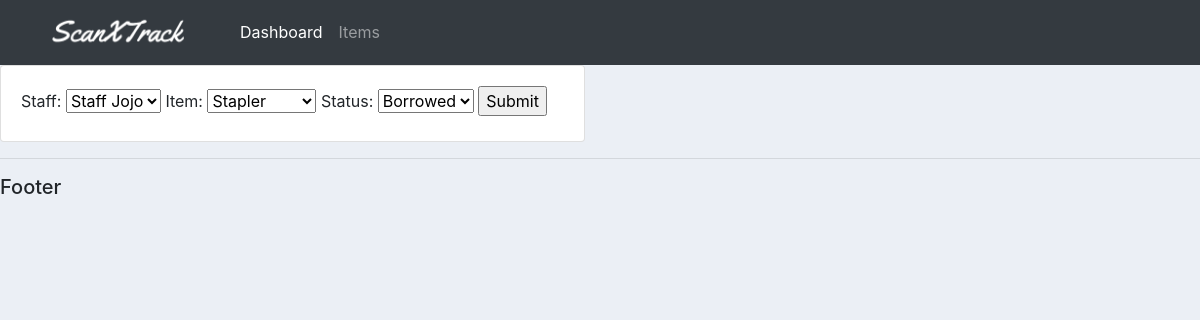
The app's page /update_borrow/1, older data.
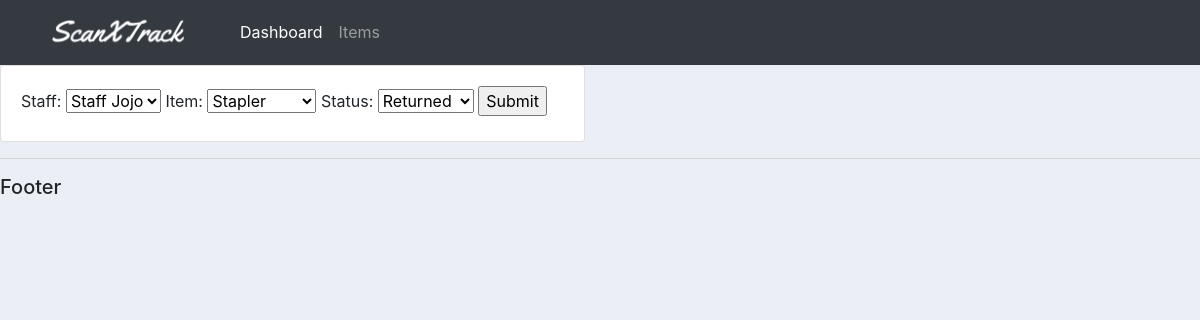
The same page, newer data.
### accounts/models.py (models this page shows, shortened)
class Borrowed_items(models.Model):
    STATUS = (
        ('Borrowed','Borrowed'),
        ('Returned','Returned')
    )
    staff = models.ForeignKey(Staff, null=True, on_delete=models.SET_NULL)
    item = models.ForeignKey(Item, null=True, on_delete=models.SET_NULL)
    status = models.CharField(max_length=200, null=True, choices=STATUS)
    date_created = models.DateTimeField(auto_now_add=True)

### accounts/views.py (the view)
# urls.py: path('update_borrow/<str:pk>', views.updateBorrow, name="update_borrow"),
def updateBorrow(request, pk):
    borrow = Borrowed_items.objects.get(id=pk)
    form = BorrowedForm(instance=borrow)
    if request.method == 'POST':
        form = BorrowedForm(request.POST)
        if form.is_valid():
            form.save()
            return redirect('/')
    context = {'form':form}
    return render(request, 'accounts/borrow_form.html',context)

### accounts/forms.py
class BorrowedForm(ModelForm):
    class Meta:
        model = Borrowed_items
        fields = "__all__"

### accounts/models.py (called while the page is built)
    def __str__(self):
        return self.name

    def __str__(self):
        return self.name

### accounts/templates/accounts/borrow_form.html (shortened to what this page needs)
{% extends 'accounts/main.html'%} {% load static %} {% block content %}
<div class="row">
  <div class="col-md-6">
    <div class="card card-body">
      <form action="" method="POST">
        {{ form }}
        <input type="submit" name="Submit" />
      </form>
    </div>
  </div>
</div>
{% endblock content %}

Row changes from the older to the newer data that the page shows:
changed Borrowed_items "Staff Jojo": status "Borrowed" → "Returned"
